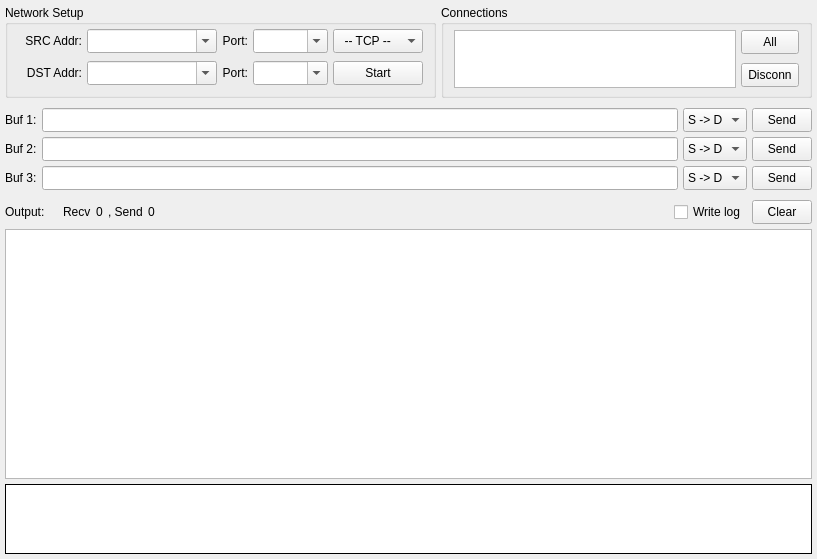
<?xml version="1.0" encoding="UTF-8"?>
<ui version="4.0">
 <class>TransferForm</class>
 <widget class="QWidget" name="TransferForm">
  <property name="geometry">
   <rect>
    <x>0</x>
    <y>0</y>
    <width>817</width>
    <height>559</height>
   </rect>
  </property>
  <property name="minimumSize">
   <size>
    <width>0</width>
    <height>0</height>
   </size>
  </property>
  <property name="windowTitle">
   <string>Transfer</string>
  </property>
  <property name="locale">
   <locale language="C" country="AnyCountry"/>
  </property>
  <layout class="QVBoxLayout" name="lay1">
   <property name="spacing">
    <number>5</number>
   </property>
   <property name="leftMargin">
    <number>5</number>
   </property>
   <property name="topMargin">
    <number>5</number>
   </property>
   <property name="rightMargin">
    <number>5</number>
   </property>
   <property name="bottomMargin">
    <number>5</number>
   </property>
   <item>
    <layout class="QHBoxLayout" name="lay2">
     <item>
      <widget class="QGroupBox" name="box1">
       <property name="sizePolicy">
        <sizepolicy hsizetype="Fixed" vsizetype="Fixed">
         <horstretch>0</horstretch>
         <verstretch>0</verstretch>
        </sizepolicy>
       </property>
       <property name="minimumSize">
        <size>
         <width>0</width>
         <height>93</height>
        </size>
       </property>
       <property name="maximumSize">
        <size>
         <width>16777215</width>
         <height>93</height>
        </size>
       </property>
       <property name="title">
        <string>Network Setup</string>
       </property>
       <layout class="QVBoxLayout" name="lay5">
        <property name="spacing">
         <number>5</number>
        </property>
        <property name="leftMargin">
         <number>4</number>
        </property>
        <property name="topMargin">
         <number>0</number>
        </property>
        <property name="rightMargin">
         <number>10</number>
        </property>
        <property name="bottomMargin">
         <number>5</number>
        </property>
        <item>
         <layout class="QGridLayout" name="lay6">
          <property name="sizeConstraint">
           <enum>QLayout::SetFixedSize</enum>
          </property>
          <property name="horizontalSpacing">
           <number>5</number>
          </property>
          <property name="verticalSpacing">
           <number>8</number>
          </property>
          <item row="0" column="2">
           <widget class="QLabel" name="lab2">
            <property name="sizePolicy">
             <sizepolicy hsizetype="Preferred" vsizetype="Preferred">
              <horstretch>0</horstretch>
              <verstretch>0</verstretch>
             </sizepolicy>
            </property>
            <property name="text">
             <string>Port:</string>
            </property>
            <property name="alignment">
             <set>Qt::AlignRight|Qt::AlignTrailing|Qt::AlignVCenter</set>
            </property>
           </widget>
          </item>
          <item row="0" column="0">
           <widget class="QLabel" name="lab1">
            <property name="sizePolicy">
             <sizepolicy hsizetype="Preferred" vsizetype="Preferred">
              <horstretch>0</horstretch>
              <verstretch>0</verstretch>
             </sizepolicy>
            </property>
            <property name="minimumSize">
             <size>
              <width>70</width>
              <height>0</height>
             </size>
            </property>
            <property name="contextMenuPolicy">
             <enum>Qt::NoContextMenu</enum>
            </property>
            <property name="text">
             <string>SRC Addr:</string>
            </property>
            <property name="textFormat">
             <enum>Qt::PlainText</enum>
            </property>
            <property name="scaledContents">
             <bool>false</bool>
            </property>
            <property name="alignment">
             <set>Qt::AlignRight|Qt::AlignTrailing|Qt::AlignVCenter</set>
            </property>
           </widget>
          </item>
          <item row="0" column="1">
           <widget class="QComboBox" name="cmbSrcAddr">
            <property name="sizePolicy">
             <sizepolicy hsizetype="Fixed" vsizetype="Fixed">
              <horstretch>0</horstretch>
              <verstretch>0</verstretch>
             </sizepolicy>
            </property>
            <property name="minimumSize">
             <size>
              <width>130</width>
              <height>24</height>
             </size>
            </property>
            <property name="maximumSize">
             <size>
              <width>130</width>
              <height>24</height>
             </size>
            </property>
            <property name="editable">
             <bool>true</bool>
            </property>
            <property name="insertPolicy">
             <enum>QComboBox::NoInsert</enum>
            </property>
           </widget>
          </item>
          <item row="0" column="3">
           <widget class="QComboBox" name="cmbSrcPort">
            <property name="sizePolicy">
             <sizepolicy hsizetype="Fixed" vsizetype="Fixed">
              <horstretch>0</horstretch>
              <verstretch>0</verstretch>
             </sizepolicy>
            </property>
            <property name="minimumSize">
             <size>
              <width>75</width>
              <height>24</height>
             </size>
            </property>
            <property name="maximumSize">
             <size>
              <width>75</width>
              <height>24</height>
             </size>
            </property>
            <property name="editable">
             <bool>true</bool>
            </property>
            <property name="insertPolicy">
             <enum>QComboBox::InsertAtTop</enum>
            </property>
           </widget>
          </item>
          <item row="1" column="0">
           <widget class="QLabel" name="lab3">
            <property name="sizePolicy">
             <sizepolicy hsizetype="Preferred" vsizetype="Preferred">
              <horstretch>0</horstretch>
              <verstretch>0</verstretch>
             </sizepolicy>
            </property>
            <property name="minimumSize">
             <size>
              <width>70</width>
              <height>0</height>
             </size>
            </property>
            <property name="contextMenuPolicy">
             <enum>Qt::NoContextMenu</enum>
            </property>
            <property name="text">
             <string>DST Addr:</string>
            </property>
            <property name="textFormat">
             <enum>Qt::PlainText</enum>
            </property>
            <property name="scaledContents">
             <bool>false</bool>
            </property>
            <property name="alignment">
             <set>Qt::AlignRight|Qt::AlignTrailing|Qt::AlignVCenter</set>
            </property>
           </widget>
          </item>
          <item row="1" column="1">
           <widget class="QComboBox" name="cmbDstAddr">
            <property name="sizePolicy">
             <sizepolicy hsizetype="Fixed" vsizetype="Fixed">
              <horstretch>0</horstretch>
              <verstretch>0</verstretch>
             </sizepolicy>
            </property>
            <property name="minimumSize">
             <size>
              <width>130</width>
              <height>24</height>
             </size>
            </property>
            <property name="maximumSize">
             <size>
              <width>130</width>
              <height>24</height>
             </size>
            </property>
            <property name="editable">
             <bool>true</bool>
            </property>
            <property name="insertPolicy">
             <enum>QComboBox::NoInsert</enum>
            </property>
           </widget>
          </item>
          <item row="1" column="2">
           <widget class="QLabel" name="lab4">
            <property name="sizePolicy">
             <sizepolicy hsizetype="Preferred" vsizetype="Preferred">
              <horstretch>0</horstretch>
              <verstretch>0</verstretch>
             </sizepolicy>
            </property>
            <property name="text">
             <string>Port:</string>
            </property>
            <property name="alignment">
             <set>Qt::AlignRight|Qt::AlignTrailing|Qt::AlignVCenter</set>
            </property>
           </widget>
          </item>
          <item row="1" column="3">
           <widget class="QComboBox" name="cmbDstPort">
            <property name="sizePolicy">
             <sizepolicy hsizetype="Fixed" vsizetype="Fixed">
              <horstretch>0</horstretch>
              <verstretch>0</verstretch>
             </sizepolicy>
            </property>
            <property name="minimumSize">
             <size>
              <width>75</width>
              <height>24</height>
             </size>
            </property>
            <property name="maximumSize">
             <size>
              <width>75</width>
              <height>24</height>
             </size>
            </property>
            <property name="editable">
             <bool>true</bool>
            </property>
            <property name="insertPolicy">
             <enum>QComboBox::InsertAtTop</enum>
            </property>
           </widget>
          </item>
          <item row="1" column="4">
           <widget class="QToolButton" name="btnTrigger">
            <property name="sizePolicy">
             <sizepolicy hsizetype="Fixed" vsizetype="Fixed">
              <horstretch>0</horstretch>
              <verstretch>0</verstretch>
             </sizepolicy>
            </property>
            <property name="minimumSize">
             <size>
              <width>90</width>
              <height>24</height>
             </size>
            </property>
            <property name="maximumSize">
             <size>
              <width>90</width>
              <height>24</height>
             </size>
            </property>
            <property name="statusTip">
             <string/>
            </property>
            <property name="text">
             <string>Start</string>
            </property>
            <property name="checkable">
             <bool>true</bool>
            </property>
           </widget>
          </item>
          <item row="0" column="4">
           <widget class="QComboBox" name="cmbType">
            <property name="sizePolicy">
             <sizepolicy hsizetype="Fixed" vsizetype="Fixed">
              <horstretch>0</horstretch>
              <verstretch>0</verstretch>
             </sizepolicy>
            </property>
            <property name="minimumSize">
             <size>
              <width>90</width>
              <height>24</height>
             </size>
            </property>
            <property name="maximumSize">
             <size>
              <width>90</width>
              <height>24</height>
             </size>
            </property>
            <item>
             <property name="text">
              <string notr="true">  -- TCP --</string>
             </property>
            </item>
            <item>
             <property name="text">
              <string notr="true">  -- UDP --</string>
             </property>
            </item>
           </widget>
          </item>
         </layout>
        </item>
       </layout>
      </widget>
     </item>
     <item>
      <widget class="QGroupBox" name="box2">
       <property name="sizePolicy">
        <sizepolicy hsizetype="Expanding" vsizetype="Fixed">
         <horstretch>0</horstretch>
         <verstretch>0</verstretch>
        </sizepolicy>
       </property>
       <property name="minimumSize">
        <size>
         <width>0</width>
         <height>93</height>
        </size>
       </property>
       <property name="maximumSize">
        <size>
         <width>16777215</width>
         <height>93</height>
        </size>
       </property>
       <property name="title">
        <string>Connections</string>
       </property>
       <layout class="QHBoxLayout" name="lay8">
        <property name="spacing">
         <number>5</number>
        </property>
        <property name="leftMargin">
         <number>10</number>
        </property>
        <property name="topMargin">
         <number>5</number>
        </property>
        <property name="rightMargin">
         <number>10</number>
        </property>
        <property name="bottomMargin">
         <number>10</number>
        </property>
        <item>
         <widget class="QListWidget" name="lstConn">
          <property name="sizePolicy">
           <sizepolicy hsizetype="Expanding" vsizetype="Fixed">
            <horstretch>0</horstretch>
            <verstretch>0</verstretch>
           </sizepolicy>
          </property>
          <property name="minimumSize">
           <size>
            <width>0</width>
            <height>58</height>
           </size>
          </property>
          <property name="maximumSize">
           <size>
            <width>16777215</width>
            <height>58</height>
           </size>
          </property>
          <property name="verticalScrollBarPolicy">
           <enum>Qt::ScrollBarAlwaysOff</enum>
          </property>
          <property name="horizontalScrollBarPolicy">
           <enum>Qt::ScrollBarAlwaysOff</enum>
          </property>
          <property name="editTriggers">
           <set>QAbstractItemView::NoEditTriggers</set>
          </property>
          <property name="showDropIndicator" stdset="0">
           <bool>false</bool>
          </property>
          <property name="selectionMode">
           <enum>QAbstractItemView::MultiSelection</enum>
          </property>
          <property name="selectionBehavior">
           <enum>QAbstractItemView::SelectRows</enum>
          </property>
          <property name="selectionRectVisible">
           <bool>false</bool>
          </property>
         </widget>
        </item>
        <item>
         <layout class="QVBoxLayout" name="lay9">
          <property name="spacing">
           <number>10</number>
          </property>
          <property name="topMargin">
           <number>0</number>
          </property>
          <item>
           <widget class="QToolButton" name="btnConnAll">
            <property name="sizePolicy">
             <sizepolicy hsizetype="Preferred" vsizetype="Fixed">
              <horstretch>0</horstretch>
              <verstretch>0</verstretch>
             </sizepolicy>
            </property>
            <property name="minimumSize">
             <size>
              <width>0</width>
              <height>24</height>
             </size>
            </property>
            <property name="maximumSize">
             <size>
              <width>16777215</width>
              <height>24</height>
             </size>
            </property>
            <property name="text">
             <string>All</string>
            </property>
           </widget>
          </item>
          <item>
           <widget class="QToolButton" name="btnConnDel">
            <property name="sizePolicy">
             <sizepolicy hsizetype="Preferred" vsizetype="Fixed">
              <horstretch>0</horstretch>
              <verstretch>0</verstretch>
             </sizepolicy>
            </property>
            <property name="minimumSize">
             <size>
              <width>0</width>
              <height>24</height>
             </size>
            </property>
            <property name="maximumSize">
             <size>
              <width>16777215</width>
              <height>24</height>
             </size>
            </property>
            <property name="text">
             <string>Disconn</string>
            </property>
           </widget>
          </item>
         </layout>
        </item>
       </layout>
      </widget>
     </item>
    </layout>
   </item>
   <item>
    <layout class="QGridLayout" name="lay3">
     <property name="topMargin">
      <number>5</number>
     </property>
     <property name="spacing">
      <number>5</number>
     </property>
     <item row="0" column="0">
      <widget class="QLabel" name="lab5">
       <property name="text">
        <string>Buf 1:</string>
       </property>
      </widget>
     </item>
     <item row="0" column="3">
      <widget class="QToolButton" name="btnSend1">
       <property name="minimumSize">
        <size>
         <width>60</width>
         <height>24</height>
        </size>
       </property>
       <property name="maximumSize">
        <size>
         <width>60</width>
         <height>24</height>
        </size>
       </property>
       <property name="text">
        <string>Send</string>
       </property>
       <property name="checkable">
        <bool>false</bool>
       </property>
      </widget>
     </item>
     <item row="1" column="0">
      <widget class="QLabel" name="lab6">
       <property name="text">
        <string>Buf 2:</string>
       </property>
      </widget>
     </item>
     <item row="1" column="1">
      <widget class="QLineEdit" name="edtBuf2">
       <property name="minimumSize">
        <size>
         <width>0</width>
         <height>24</height>
        </size>
       </property>
       <property name="maximumSize">
        <size>
         <width>16777215</width>
         <height>24</height>
        </size>
       </property>
      </widget>
     </item>
     <item row="1" column="3">
      <widget class="QToolButton" name="btnSend2">
       <property name="minimumSize">
        <size>
         <width>60</width>
         <height>24</height>
        </size>
       </property>
       <property name="maximumSize">
        <size>
         <width>60</width>
         <height>24</height>
        </size>
       </property>
       <property name="text">
        <string>Send</string>
       </property>
      </widget>
     </item>
     <item row="2" column="0">
      <widget class="QLabel" name="lab7">
       <property name="text">
        <string>Buf 3:</string>
       </property>
      </widget>
     </item>
     <item row="2" column="1">
      <widget class="QLineEdit" name="edtBuf3">
       <property name="minimumSize">
        <size>
         <width>0</width>
         <height>24</height>
        </size>
       </property>
       <property name="maximumSize">
        <size>
         <width>16777215</width>
         <height>24</height>
        </size>
       </property>
      </widget>
     </item>
     <item row="2" column="3">
      <widget class="QToolButton" name="btnSend3">
       <property name="minimumSize">
        <size>
         <width>60</width>
         <height>24</height>
        </size>
       </property>
       <property name="maximumSize">
        <size>
         <width>60</width>
         <height>24</height>
        </size>
       </property>
       <property name="text">
        <string>Send</string>
       </property>
      </widget>
     </item>
     <item row="0" column="1">
      <widget class="QLineEdit" name="edtBuf1">
       <property name="minimumSize">
        <size>
         <width>0</width>
         <height>24</height>
        </size>
       </property>
       <property name="maximumSize">
        <size>
         <width>16777215</width>
         <height>24</height>
        </size>
       </property>
      </widget>
     </item>
     <item row="0" column="2">
      <widget class="QComboBox" name="cmbDir1">
       <property name="sizePolicy">
        <sizepolicy hsizetype="Fixed" vsizetype="Fixed">
         <horstretch>0</horstretch>
         <verstretch>0</verstretch>
        </sizepolicy>
       </property>
       <property name="minimumSize">
        <size>
         <width>0</width>
         <height>24</height>
        </size>
       </property>
       <property name="maximumSize">
        <size>
         <width>16777215</width>
         <height>24</height>
        </size>
       </property>
       <property name="frame">
        <bool>true</bool>
       </property>
       <item>
        <property name="text">
         <string notr="true">S -&gt; D</string>
        </property>
       </item>
       <item>
        <property name="text">
         <string notr="true">D -&gt; S</string>
        </property>
       </item>
      </widget>
     </item>
     <item row="1" column="2">
      <widget class="QComboBox" name="cmbDir2">
       <property name="sizePolicy">
        <sizepolicy hsizetype="Fixed" vsizetype="Fixed">
         <horstretch>0</horstretch>
         <verstretch>0</verstretch>
        </sizepolicy>
       </property>
       <property name="minimumSize">
        <size>
         <width>0</width>
         <height>24</height>
        </size>
       </property>
       <property name="maximumSize">
        <size>
         <width>16777215</width>
         <height>24</height>
        </size>
       </property>
       <item>
        <property name="text">
         <string notr="true">S -&gt; D</string>
        </property>
       </item>
       <item>
        <property name="text">
         <string notr="true">D -&gt; S</string>
        </property>
       </item>
      </widget>
     </item>
     <item row="2" column="2">
      <widget class="QComboBox" name="cmbDir3">
       <property name="sizePolicy">
        <sizepolicy hsizetype="Fixed" vsizetype="Fixed">
         <horstretch>0</horstretch>
         <verstretch>0</verstretch>
        </sizepolicy>
       </property>
       <property name="minimumSize">
        <size>
         <width>0</width>
         <height>24</height>
        </size>
       </property>
       <property name="maximumSize">
        <size>
         <width>16777215</width>
         <height>24</height>
        </size>
       </property>
       <item>
        <property name="text">
         <string notr="true">S -&gt; D</string>
        </property>
       </item>
       <item>
        <property name="text">
         <string notr="true">D -&gt; S</string>
        </property>
       </item>
      </widget>
     </item>
    </layout>
   </item>
   <item>
    <layout class="QHBoxLayout" name="lay4">
     <property name="spacing">
      <number>5</number>
     </property>
     <property name="leftMargin">
      <number>0</number>
     </property>
     <property name="topMargin">
      <number>5</number>
     </property>
     <property name="rightMargin">
      <number>0</number>
     </property>
     <property name="bottomMargin">
      <number>0</number>
     </property>
     <item>
      <widget class="QLabel" name="lab8">
       <property name="sizePolicy">
        <sizepolicy hsizetype="Fixed" vsizetype="Preferred">
         <horstretch>0</horstretch>
         <verstretch>0</verstretch>
        </sizepolicy>
       </property>
       <property name="text">
        <string>Output:    </string>
       </property>
      </widget>
     </item>
     <item>
      <widget class="QLabel" name="lab9">
       <property name="text">
        <string>Recv</string>
       </property>
      </widget>
     </item>
     <item>
      <widget class="QLabel" name="labRecv">
       <property name="sizePolicy">
        <sizepolicy hsizetype="Preferred" vsizetype="Preferred">
         <horstretch>0</horstretch>
         <verstretch>0</verstretch>
        </sizepolicy>
       </property>
       <property name="toolTip">
        <string notr="true"/>
       </property>
       <property name="text">
        <string notr="true">0</string>
       </property>
      </widget>
     </item>
     <item>
      <widget class="QLabel" name="lab10">
       <property name="text">
        <string>, Send</string>
       </property>
      </widget>
     </item>
     <item>
      <widget class="QLabel" name="labSend">
       <property name="toolTip">
        <string notr="true"/>
       </property>
       <property name="text">
        <string notr="true">0</string>
       </property>
      </widget>
     </item>
     <item>
      <spacer name="spc">
       <property name="orientation">
        <enum>Qt::Horizontal</enum>
       </property>
       <property name="sizeHint" stdset="0">
        <size>
         <width>0</width>
         <height>0</height>
        </size>
       </property>
      </spacer>
     </item>
     <item>
      <widget class="QCheckBox" name="chkLog">
       <property name="text">
        <string>Write log</string>
       </property>
      </widget>
     </item>
     <item>
      <widget class="QToolButton" name="btnClear">
       <property name="minimumSize">
        <size>
         <width>60</width>
         <height>24</height>
        </size>
       </property>
       <property name="maximumSize">
        <size>
         <width>60</width>
         <height>24</height>
        </size>
       </property>
       <property name="text">
        <string>Clear</string>
       </property>
      </widget>
     </item>
    </layout>
   </item>
   <item>
    <widget class="QTreeWidget" name="treeOutput">
     <property name="sizePolicy">
      <sizepolicy hsizetype="Expanding" vsizetype="Preferred">
       <horstretch>0</horstretch>
       <verstretch>0</verstretch>
      </sizepolicy>
     </property>
     <property name="horizontalScrollBarPolicy">
      <enum>Qt::ScrollBarAlwaysOff</enum>
     </property>
     <property name="editTriggers">
      <set>QAbstractItemView::NoEditTriggers</set>
     </property>
     <property name="showDropIndicator" stdset="0">
      <bool>false</bool>
     </property>
     <property name="alternatingRowColors">
      <bool>false</bool>
     </property>
     <property name="selectionMode">
      <enum>QAbstractItemView::SingleSelection</enum>
     </property>
     <property name="selectionBehavior">
      <enum>QAbstractItemView::SelectRows</enum>
     </property>
     <property name="wordWrap">
      <bool>true</bool>
     </property>
     <attribute name="headerVisible">
      <bool>false</bool>
     </attribute>
     <attribute name="headerStretchLastSection">
      <bool>true</bool>
     </attribute>
     <column>
      <property name="text">
       <string notr="true">1</string>
      </property>
     </column>
    </widget>
   </item>
   <item>
    <widget class="QPlainTextEdit" name="txtOutput">
     <property name="sizePolicy">
      <sizepolicy hsizetype="Expanding" vsizetype="Fixed">
       <horstretch>0</horstretch>
       <verstretch>0</verstretch>
      </sizepolicy>
     </property>
     <property name="minimumSize">
      <size>
       <width>0</width>
       <height>70</height>
      </size>
     </property>
     <property name="maximumSize">
      <size>
       <width>16777215</width>
       <height>70</height>
      </size>
     </property>
     <property name="acceptDrops">
      <bool>false</bool>
     </property>
     <property name="frameShape">
      <enum>QFrame::Box</enum>
     </property>
     <property name="frameShadow">
      <enum>QFrame::Plain</enum>
     </property>
     <property name="horizontalScrollBarPolicy">
      <enum>Qt::ScrollBarAlwaysOff</enum>
     </property>
     <property name="tabChangesFocus">
      <bool>true</bool>
     </property>
     <property name="undoRedoEnabled">
      <bool>false</bool>
     </property>
     <property name="readOnly">
      <bool>true</bool>
     </property>
     <property name="textInteractionFlags">
      <set>Qt::TextSelectableByKeyboard|Qt::TextSelectableByMouse</set>
     </property>
    </widget>
   </item>
  </layout>
 </widget>
 <tabstops>
  <tabstop>cmbSrcAddr</tabstop>
  <tabstop>cmbSrcPort</tabstop>
  <tabstop>cmbDstAddr</tabstop>
  <tabstop>cmbDstPort</tabstop>
  <tabstop>cmbType</tabstop>
  <tabstop>btnTrigger</tabstop>
  <tabstop>lstConn</tabstop>
  <tabstop>btnConnAll</tabstop>
  <tabstop>btnConnDel</tabstop>
  <tabstop>edtBuf1</tabstop>
  <tabstop>cmbDir1</tabstop>
  <tabstop>btnSend1</tabstop>
  <tabstop>edtBuf2</tabstop>
  <tabstop>cmbDir2</tabstop>
  <tabstop>btnSend2</tabstop>
  <tabstop>edtBuf3</tabstop>
  <tabstop>cmbDir3</tabstop>
  <tabstop>btnSend3</tabstop>
  <tabstop>chkLog</tabstop>
  <tabstop>btnClear</tabstop>
  <tabstop>treeOutput</tabstop>
 </tabstops>
 <resources/>
 <connections/>
</ui>
